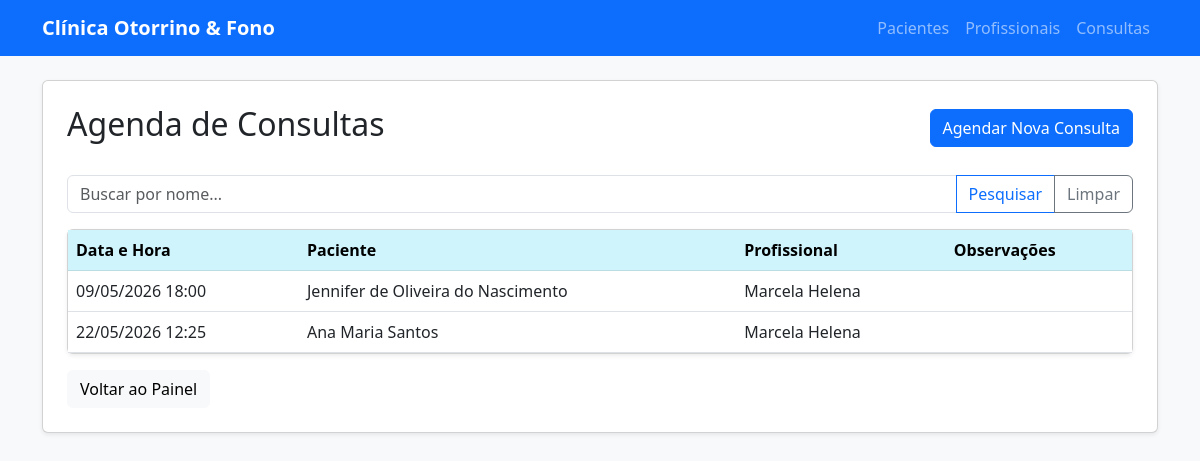
Before: /logica/consultas/ with the older database file.
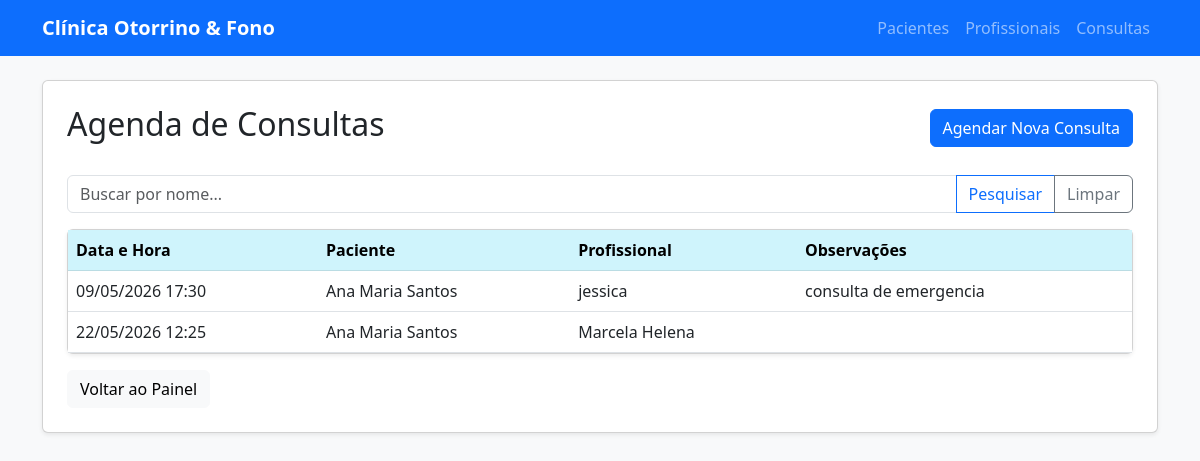
After: the same page with the newer database file.
### logica/models.py (models this page shows, shortened)
class Consulta(models.Model):
    paciente = models.ForeignKey(Paciente,on_delete=models.CASCADE)
    profissional = models.ForeignKey(Profissional,on_delete=models.CASCADE)
    data = models.DateTimeField()
    observacoes = models.TextField(blank=True, null=True)

class Paciente (models.Model):
    STATUS_CHOICES = [
        ('ATIVO','Ativo'),
        ('PENDENTE','Pendente',),
        ('EXCLUIDO','EXCLUIDO')
    ]
    nome = models.CharField(max_length=100)
    cpf = models.CharField(max_length=14)
    telefone = models.CharField(max_length=15)
    email = models.EmailField(blank=True, null=True)
    status_exclusao = models.CharField(
        max_length=20,
        choices=STATUS_CHOICES,
        default='ATIVO'
    )

class Profissional (models.Model):
    ESPECIALIDADE_CHOICES = [
        ('Otorrinolaringologista', 'Otorrinolaringologista'),
        ('Fonoaudiólogo', 'Fonoaudiólogo'),
    ]
    nome = models.CharField(max_length=100)
    especialidade = models.CharField(max_length=100,
        choices=ESPECIALIDADE_CHOICES,
        default='Fonoaudiólogo'
    )
    registro = models.CharField(max_length=20)
    telefone = models.CharField(max_length=15, null=True, blank=True)

### logica/views.py (the view)
# urls.py: path('consultas/', views.consulta_list,name='consulta_list'),
def consulta_list(request):
    termo_busca = request.GET.get('busca')
    if termo_busca:
        consultas = Consulta.objects.filter(
            paciente__nome__icontains=termo_busca
        ) | Consulta.objects.filter(
            profissional__nome__icontains=termo_busca
        )
    else:
        consultas = Consulta.objects.all().order_by('data')
    return render(request, 'logica/consulta_list.html', {'consultas': consultas})

### logica/templates/logica/consulta_list.html
{% extends 'logica/base.html' %}
{% block content %}
<div class="d-flex justify-content-between align-items-center mb-4">
    <h2>Agenda de Consultas</h2>
    <a href="{% url 'criar_consulta' %}" class="btn btn-primary">
        Agendar Nova Consulta
    </a>
</div>
<form method="GET" class="mb-3">
    <div class="input-group">
        <input type="text" name="busca" class="form-control" placeholder="Buscar por nome..." value="{{ request.GET.busca }}">
        <button class="btn btn-outline-primary" type="submit">Pesquisar</button>
        <a href="?" class="btn btn-outline-secondary">Limpar</a>
    </div>
</form>
<div class="card shadow-sm">
    <div class="card-body p-0">
        <table class="table table-hover mb-0">
            <thead class="table-info">
                <tr>
                    <th>Data e Hora</th>
                    <th>Paciente</th>
                    <th>Profissional</th>
                    <th>Observações</th>
                </tr>
            </thead>
            <tbody>
                {% for consulta in consultas %}
                <tr>
                    <td>{{ consulta.data|date:"d/m/Y H:i" }}</td>
                    <td>{{ consulta.paciente.nome }}</td>
                    <td>{{ consulta.profissional.nome }}</td>
                    <td>{{ consulta.observacoes|truncatechars:30 }}</td>
                </tr>
                {% empty %}
                <tr>
                    <td colspan="4" class="text-center text-muted py-4">
                        Nenhuma consulta agendada.
                    </td>
                </tr>
                {% endfor %}
            </tbody>
        </table>
    </div>
</div>
<div class="mt-3">
    <a href="{% url 'home' %}" class="btn btn-light">Voltar ao Painel</a>
</div>
{% endblock %}

Changed rows visible on the page:
removed Consulta: data "09/05/2026 18:00", paciente.nome "Jennifer de Oliveira do Nascimento", profissional.nome "Marcela Helena"
added Consulta: data "09/05/2026 17:30", paciente.nome "Ana Maria Santos", profissional.nome "jessica", observacoes "consulta de emergencia"
